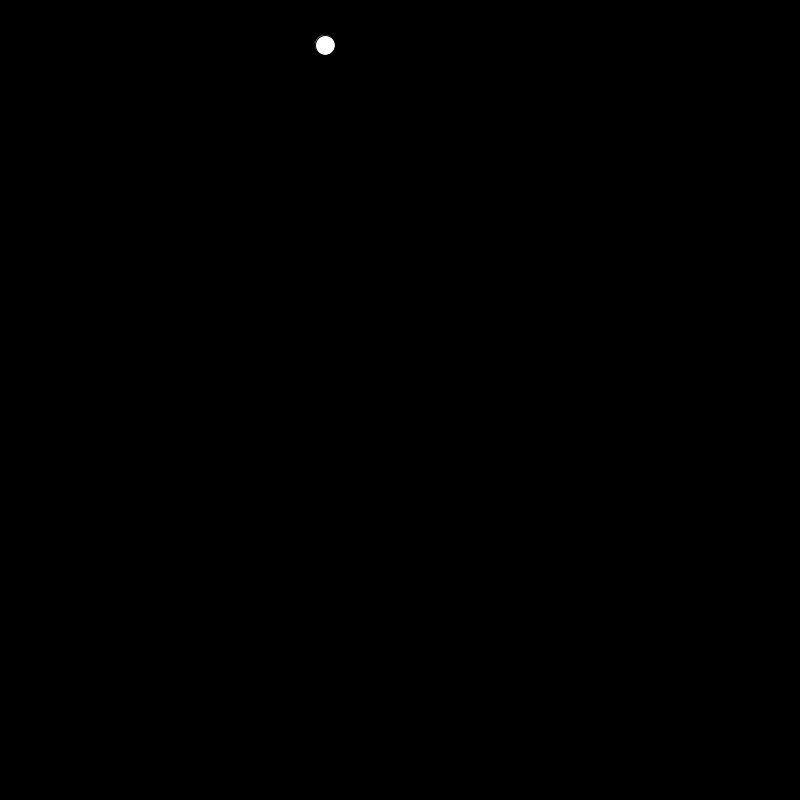
Frame 1 (no input)
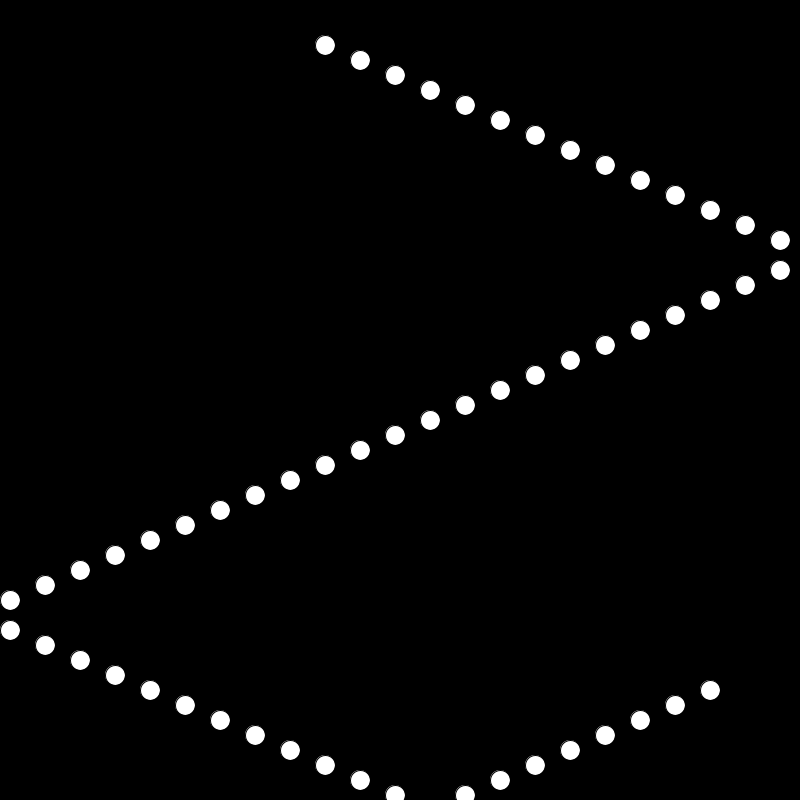
Frame 60 (the mouse pressed at the canvas centre just before this capture)
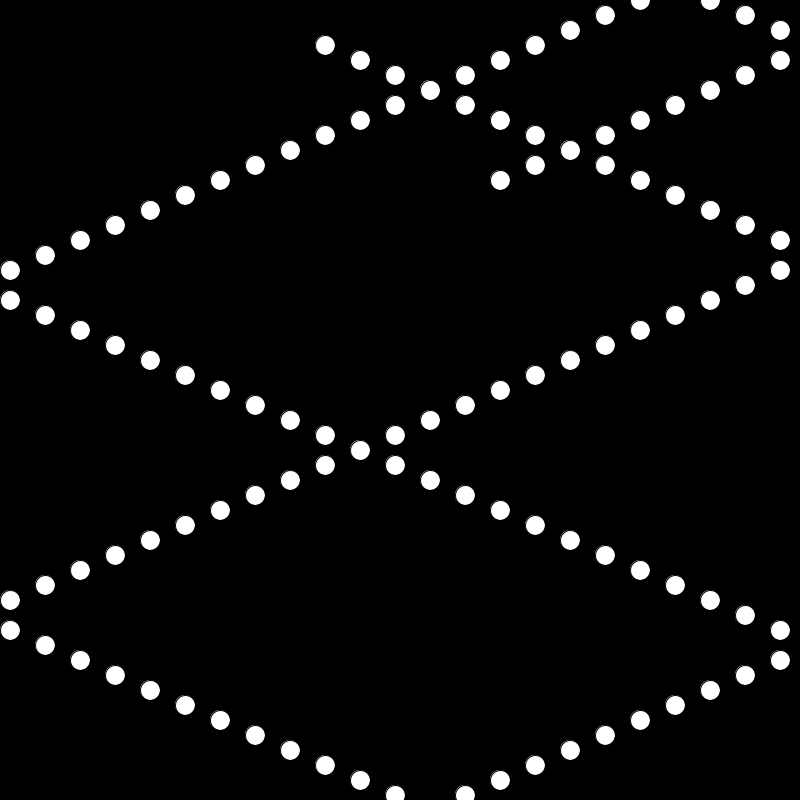
Frame 120 (the mouse held since frame 60 and released just before this capture)

The Processing sketch that drew these frames (run headless with seeded random() and noise(); from frame 60 on, the mouse is pressed at the canvas centre):

// Processing sketch: ball_across_on_click
// ── ball_across_on_click.pde
float x = 325;
float y = 45;
float Speed = 35;
float ySpeed = 15;

void setup(){
background(0);
size(800,800);
}

void draw(){
ellipse(x,y,20,20);

x = x + Speed;
y = y + ySpeed;

if(x > width || x < 0){
Speed = Speed * -1;
}
if(y > height || y < 0){
ySpeed = ySpeed * -1;
}
}
